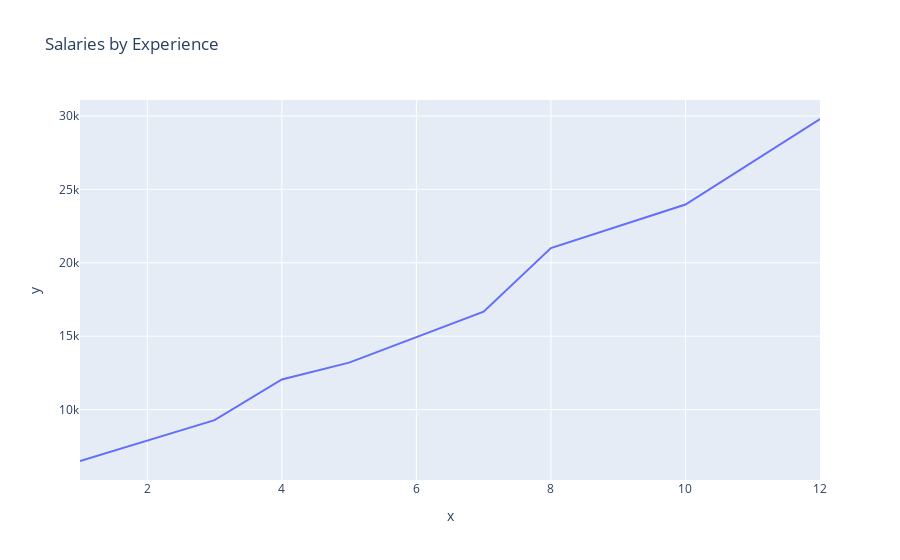

Source (notebook cell):
### Code cell
fig = px.line(x=experience, y=salary, title='Salaries by Experience')

fig.show()

### Figure 1 — Plotly figure (JSON) as saved in the notebook; plotly's stock layout.template omitted (floating-point values rounded to 4 significant figures)
{"data": [{"hovertemplate": "x=%{x}<br>y=%{y}<extra></extra>", "legendgroup": "", "line": {"color": "#636efa", "dash": "solid"}, "mode": "lines", "name": "", "orientation": "v", "showlegend": false, "type": "scatter", "x": [1, 3, 4, 5, 7, 8, 10, 12], "xaxis": "x", "y": [6500, 9280, 12050, 13200, 16672, 21000, 23965, 29793], "yaxis": "y"}], "layout": {"legend": {"tracegroupgap": 0}, "title": {"text": "Salaries by Experience"}, "xaxis": {"anchor": "y", "domain": [0, 1], "title": {"text": "x"}}, "yaxis": {"anchor": "x", "domain": [0, 1], "title": {"text": "y"}}}}
